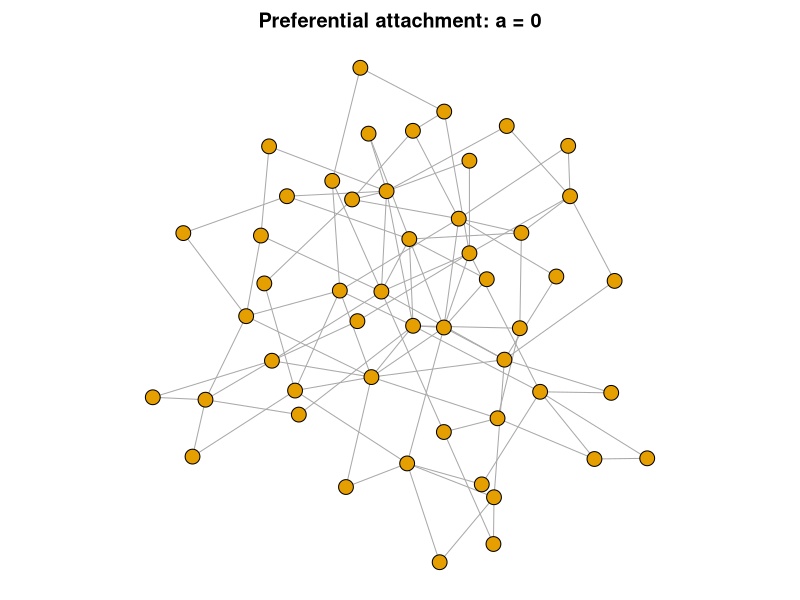
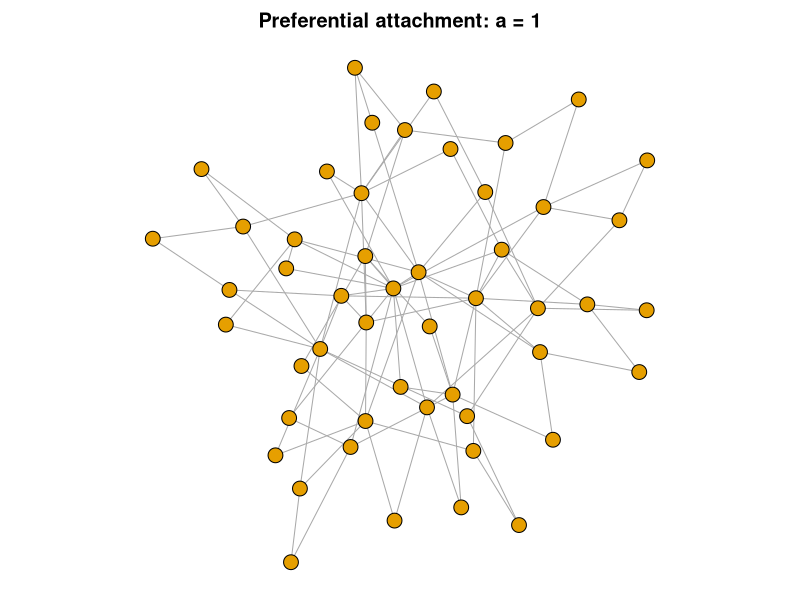
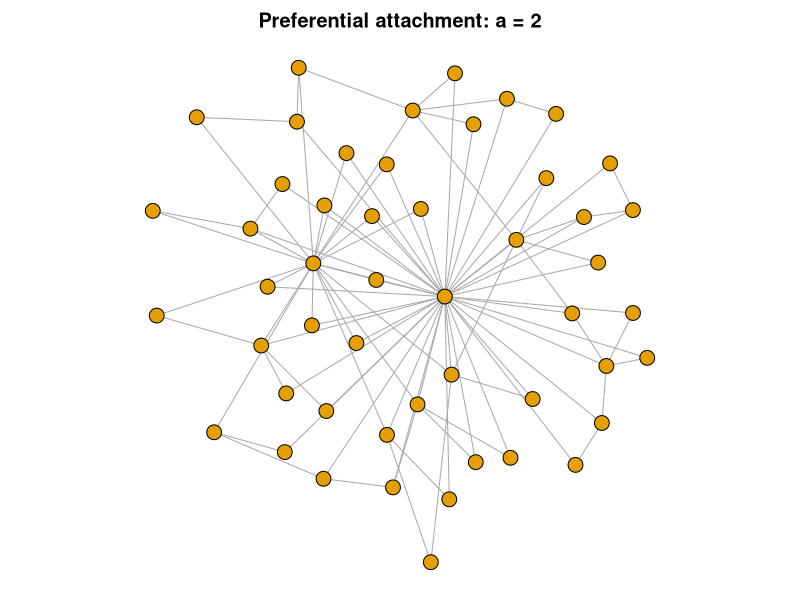
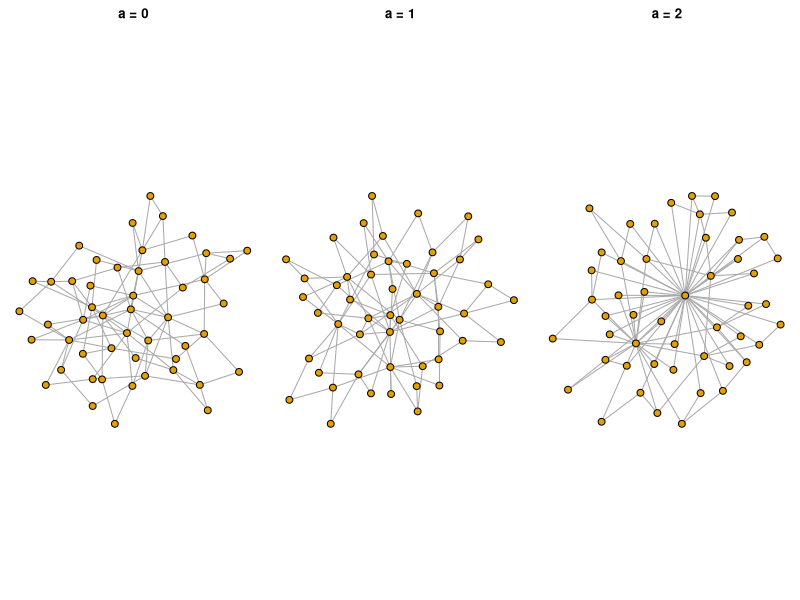
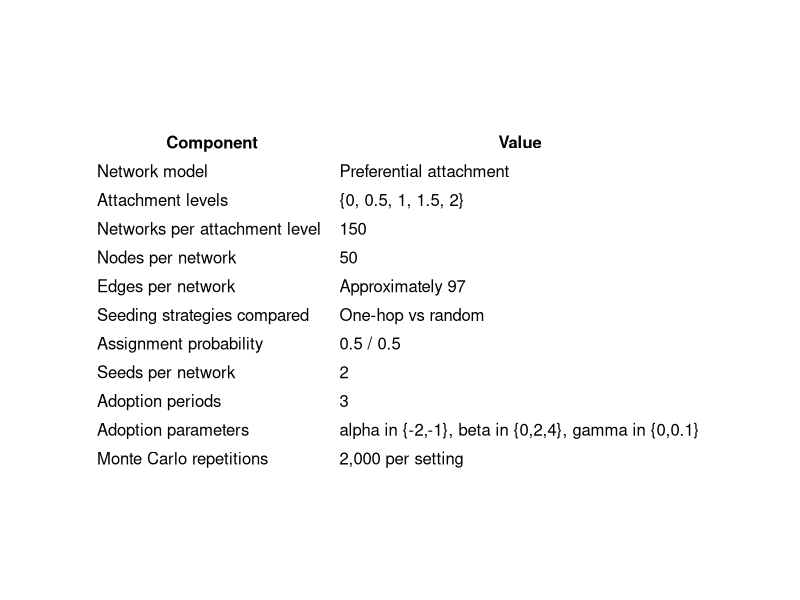

These figures' R source, in order:
# ============================================================
# 22_extension_presentation_figures.r
#
# Goal:
# Create the presentation figures used for the extension intro
# / methodology slide:
#   1. Example preferential-attachment networks
#   2. A three-panel network comparison figure
#   3. A simple table summarizing the simulation design
#
# This script is intentionally standalone and does NOT run any
# simulations. It only creates illustrative visuals.
# ============================================================


# ------------------------------------------------------------
# 1. Setup
# ------------------------------------------------------------

library(igraph)
library(tidyverse)
library(gridExtra)
library(grid)

set.seed(6165)

output_dir <- "results/presentation"
dir.create(output_dir, recursive = TRUE, showWarnings = FALSE)


# ------------------------------------------------------------
# 2. Settings for illustrative networks
# ------------------------------------------------------------

n_nodes <- 50
m_edges <- 2
attachment_levels_plot <- c(0, 1, 2)

# These are the attachment levels used in the actual extension
attachment_levels_all <- c(0, 0.5, 1, 1.5, 2)


# ------------------------------------------------------------
# 3. Generate example preferential-attachment networks
# ------------------------------------------------------------

example_networks <- lapply(
  attachment_levels_plot,
  function(a) {
    sample_pa(
      n = n_nodes,
      power = a,
      m = m_edges,
      directed = FALSE,
      algorithm = "psumtree"
    )
  }
)

names(example_networks) <- paste0("a_", attachment_levels_plot)


# ------------------------------------------------------------
# 4. Helper function to plot one network
# ------------------------------------------------------------

plot_network_example <- function(g, a_value, file_path = NULL) {

  # A fixed layout makes each panel visually stable
  lay <- layout_with_fr(g)

  if (!is.null(file_path)) {
    png(
      filename = file_path,
      width = 1800,
      height = 1800,
      res = 250
    )
  }

  par(mar = c(0.5, 0.5, 2, 0.5))

  plot(
    g,
    layout = lay,
    vertex.size = 6,
    vertex.label = NA,
    edge.arrow.mode = 0,
    main = paste0("Preferential attachment: a = ", a_value)
  )

  if (!is.null(file_path)) {
    dev.off()
  }
}


# ------------------------------------------------------------
# 5. Save each example network separately
# ------------------------------------------------------------

for (i in seq_along(example_networks)) {

  a_val <- attachment_levels_plot[i]
  g <- example_networks[[i]]

  file_name <- paste0(
    "slide1_network_a",
    gsub("\\.", "_", as.character(a_val)),
    ".png"
  )

  plot_network_example(
    g = g,
    a_value = a_val,
    file_path = file.path(output_dir, file_name)
  )
}


# ------------------------------------------------------------
# 6. Save combined three-panel network figure
# ------------------------------------------------------------

png(
  filename = file.path(output_dir, "slide1_network_panel.png"),
  width = 4200,
  height = 1500,
  res = 250
)

par(mfrow = c(1, 3), mar = c(0.5, 0.5, 2, 0.5))

for (i in seq_along(example_networks)) {
  g <- example_networks[[i]]
  a_val <- attachment_levels_plot[i]

  lay <- layout_with_fr(g)

  plot(
    g,
    layout = lay,
    vertex.size = 6,
    vertex.label = NA,
    edge.arrow.mode = 0,
    main = paste0("a = ", a_val)
  )
}

dev.off()


# ------------------------------------------------------------
# 7. Create a simulation-design summary table
# ------------------------------------------------------------

design_table <- tibble(
  Component = c(
    "Network model",
    "Attachment levels",
    "Networks per attachment level",
    "Nodes per network",
    "Edges per network",
    "Seeding strategies compared",
    "Assignment probability",
    "Seeds per network",
    "Adoption periods",
    "Adoption parameters",
    "Monte Carlo repetitions"
  ),
  Value = c(
    "Preferential attachment",
    "{0, 0.5, 1, 1.5, 2}",
    "150",
    "50",
    "Approximately 97",
    "One-hop vs random",
    "0.5 / 0.5",
    "2",
    "3",
    expression(alpha %in% c(-2, -1) * ", " *
                 beta %in% c(0, 2, 4) * ", " *
                 gamma %in% c(0, 0.1)),
    "2,000 per setting"
  )
)

# Convert expression row to character for table display
design_table$Value <- c(
  "Preferential attachment",
  "{0, 0.5, 1, 1.5, 2}",
  "150",
  "50",
  "Approximately 97",
  "One-hop vs random",
  "0.5 / 0.5",
  "2",
  "3",
  "alpha in {-2,-1}, beta in {0,2,4}, gamma in {0,0.1}",
  "2,000 per setting"
)

table_grob <- tableGrob(
  design_table,
  rows = NULL,
  theme = ttheme_minimal(
    base_size = 12,
    core = list(fg_params = list(hjust = 0, x = 0.02)),
    colhead = list(fg_params = list(fontface = "bold"))
  )
)

png(
  filename = file.path(output_dir, "slide1_design_table.png"),
  width = 2600,
  height = 1400,
  res = 220
)

grid.newpage()
grid.draw(table_grob)

dev.off()


# ------------------------------------------------------------
# 8. Optional console output
# ------------------------------------------------------------

cat("\nPresentation figures saved to:\n", output_dir, "\n")
cat("Created files:\n")
cat(" - slide1_network_a0.png\n")
cat(" - slide1_network_a1.png\n")
cat(" - slide1_network_a2.png\n")
cat(" - slide1_network_panel.png\n")
cat(" - slide1_design_table.png\n")
